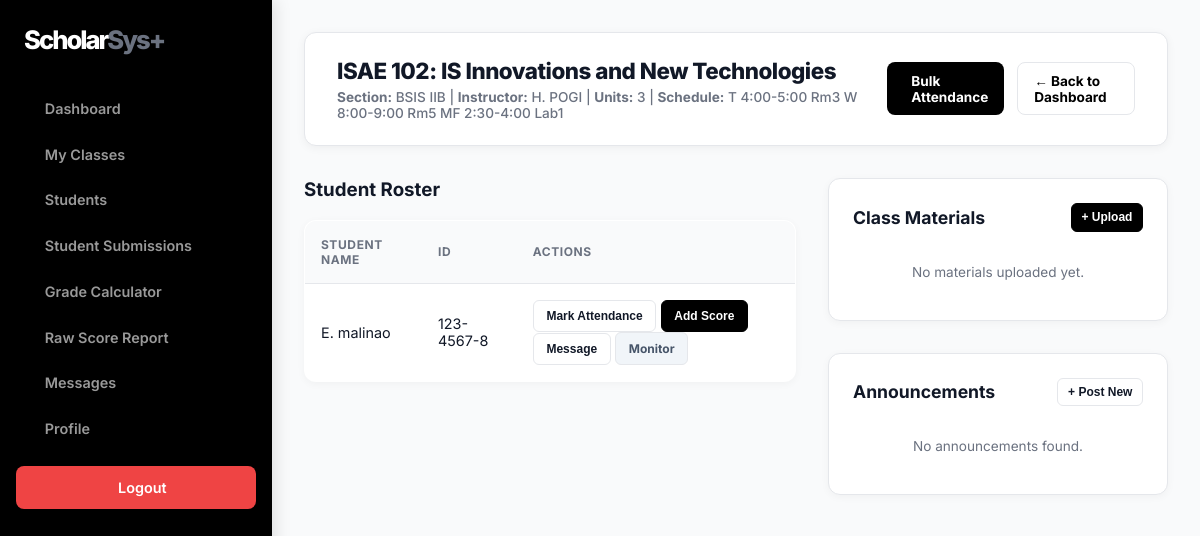
The page /classroom/14/ (signed in) on the database its author committed.
### portal/models.py (models this page shows, shortened)
class Classroom(models.Model):
    name = models.CharField(max_length=100)
    course_number = models.CharField(max_length=20, blank=True)
    section = models.CharField(max_length=50)
    teacher = models.ForeignKey(User, on_delete=models.CASCADE, related_name='classes')
    units = models.IntegerField(default=3)
    schedule = models.TextField(blank=True) # Multi-line schedule info

class UserProfile(models.Model):
    user = models.OneToOneField(User, on_delete=models.CASCADE)
    student_id = models.CharField(max_length=20, blank=True, db_index=True)
    section = models.CharField(max_length=50, blank=True)
    role = models.CharField(max_length=10, choices=[('student', 'Student'), ('teacher', 'Teacher'), ('admin', 'Admin')])
    @property
    def formatted_name(self):
        if self.user.first_name:
            first_initial = self.user.first_name[0].upper()
            if self.user.last_name:
                return f"{first_initial}. {self.user.last_name}"
            return self.user.first_name
        return self.user.username

### portal/views.py (the view)
# urls.py: path('classroom/<int:classroom_id>/', views.classroom_detail, name='classroom_detail'),
@login_required
@role_required(['teacher'])
def classroom_detail(request, classroom_id):
    classroom = get_object_or_404(Classroom, id=classroom_id, teacher=request.user)
    students = User.objects.filter(userprofile__section=classroom.section, userprofile__role='student')
    materials = classroom.materials.all().order_by('-uploaded_at')
    announcements = classroom.announcements.all().order_by('-created_at')
    return render(request, 'portal/classroom_detail.html', {
        'classroom': classroom,
        'students': students,
        'materials': materials,
        'announcements': announcements
    })

### portal/views.py (called while the page is built)
def role_required(allowed_roles):
    def decorator(view_func):
        @wraps(view_func)
        def _wrapped_view(request, *args, **kwargs):
            if not request.user.is_authenticated:
                return redirect('login')
            try:
                profile = request.user.userprofile
            except UserProfile.DoesNotExist:
                messages.error(request, "Your account is missing a profile. Please contact admin.")
                return redirect('login')
            if profile.role not in allowed_roles:
                messages.error(request, "You do not have permission to access that page.")
                return redirect('dashboard')
            return view_func(request, *args, **kwargs)
        return _wrapped_view
    return decorator

### portal/templates/portal/classroom_detail.html (shortened to what this page needs)
{% load static %}
<!DOCTYPE html>
<html lang="en">
<head>
</head>
<body>
    <div class="sidebar">
        <div class="sidebar-header">
            <h2><span style="color: white;">Scholar</span><span style="color: #6b7280;">Sys+</span></h2>
            <button class="burger-menu" id="sidebarBurger">
            </button>
        </div>
        <nav>
            <a href="{% url 'dashboard' %}"> <span>Dashboard</span></a>
            <a href="#"> <span>My Classes</span></a>
            <a href="{% url 'student_list' %}"> <span>Students</span></a>
            <a href="{% url 'submissions_list' %}"> <span>Student Submissions</span></a>
            <a href="{% url 'calculate_grade' %}"> <span>Grade Calculator</span></a>
            <a href="{% url 'raw_scores' %}"> <span>Raw Score Report</span></a>
            <a href="#"> <span>Messages</span></a>
            <a href="#"> <span>Profile</span></a>
            <a href="/logout/" class="logout-btn">
                 <span>Logout</span>
            </a>
        </nav>
    </div>
    <div class="main-content">
        <div class="top-bar">
            <div style="display: flex; align-items: center;">
                <div>
                    <h1 style="margin:0;">{{ classroom.course_number }}: {{ classroom.name }}</h1>
                    <p style="margin: 0.3rem 0 0 0; color: #6b7280; font-size: 0.85rem; font-weight: 500;">
                        <strong>Section:</strong> {{ classroom.section }} |
                        <strong>Instructor:</strong> {{ classroom.teacher.userprofile.formatted_name }} |
                        <strong>Units:</strong> {{ classroom.units }} |
                        <strong>Schedule:</strong> {{ classroom.schedule }}
                    </p>
                </div>
            </div>
            <div style="display: flex; gap: 0.8rem;">
                <a href="{% url 'bulk_attendance' classroom.id %}"
                    style="text-decoration: none; color: white; background: var(--primary-black); font-weight: 700; font-size: 0.85rem; padding: 0.6rem 1rem; border-radius: 8px; display: flex; align-items: center; gap: 0.5rem; transition: 0.2s;">
                     Bulk Attendance
                </a>
                <a href="/dashboard/"
                    style="text-decoration: none; color: var(--primary-black); font-weight: 700; font-size: 0.85rem; padding: 0.6rem 1rem; border: 1px solid var(--border-color); border-radius: 8px; display: flex; align-items: center; gap: 0.5rem; transition: 0.2s;">
                    &larr; Back to Dashboard
                </a>
            </div>
        </div>
        <div style="display: grid; grid-template-columns: 1fr 340px; gap: 2rem;">
            <div>
                <h3 style="margin-top: 0;">Student Roster</h3>
                <table class="student-table">
                    <thead>
                        <tr>
                            <th>Student Name</th>
                            <th>ID</th>
                            <th>Actions</th>
                        </tr>
                    </thead>
                    <tbody>
                        {% for student in students %}
                        <tr>
                            <td>{{ student.userprofile.formatted_name }}</td>
                            <td>{{ student.userprofile.student_id|default:"N/A" }}</td>
                            <td>
                                <button class="action-btn btn-attendance"
                                    onclick="openModal('modal-attendance-{{ student.id }}')">Mark Attendance</button>
                                <button class="action-btn btn-grade" onclick="openModal('modal-grade-{{ student.id }}')">Add
                                    Score</button>
                                <button class="action-btn btn-message"
                                    onclick="openModal('modal-message-{{ student.id }}')">Message</button>
                                <a href="{% url 'student_records' student.id %}" class="action-btn"
                                    style="background:#f1f5f9; color:#475569; text-decoration:none;">Monitor</a>
                            </td>
                        </tr>
                        {% empty %}
                        <tr>
                            <td colspan="3">No students found in section {{ classroom.section }}.</td>
                        </tr>
                        {% endfor %}
                    </tbody>
                </table>
            </div>
            <div style="display: flex; flex-direction: column; gap: 2rem;">
                <div
                    style="background: white; padding: 1.5rem; border-radius: 12px; border: 1px solid var(--border-color); box-shadow: 0 2px 8px rgba(0,0,0,0.04);">
                    <div
                        style="display: flex; justify-content: space-between; align-items: center; margin-bottom: 1rem;">
                        <h3 style="margin: 0; font-size: 1.1rem;">Class Materials</h3>
                        <button onclick="openModal('modal-upload-material')" class="action-btn btn-grade"
                            style="padding: 0.4rem 0.6rem;">+ Upload</button>
                    </div>
                    <div style="display: flex; flex-direction: column; gap: 0.8rem;">
                        {% for material in materials %}
                        <div
                            style="padding: 0.8rem; border-radius: 8px; background: var(--bg-light); border: 1px solid var(--border-color);">
                            <div style="display: flex; align-items: center; gap: 0.6rem; margin-bottom: 0.2rem;">
                                <i class="fa-solid fa-file-pdf" style="color: #ef4444;"></i>
                                <a href="{{ material.file.url }}" target="_blank"
                                    style="font-weight: 700; color: var(--text-main); text-decoration: none; font-size: 0.9rem;">{{
                                    material.title }}</a>
                            </div>
                            <p style="margin: 0; font-size: 0.8rem; color: var(--text-muted);">{{
                                material.uploaded_at|date:"M d, Y" }}</p>
                        </div>
                        {% empty %}
                        <p style="font-size: 0.85rem; color: var(--text-muted); text-align: center; margin: 1rem 0;">No
                            materials uploaded yet.</p>
                        {% endfor %}
                    </div>
                </div>
                <div
                    style="background: white; padding: 1.5rem; border-radius: 12px; border: 1px solid var(--border-color); box-shadow: 0 2px 8px rgba(0,0,0,0.04);">
                    <div
                        style="display: flex; justify-content: space-between; align-items: center; margin-bottom: 1rem;">
                        <h3 style="margin: 0; font-size: 1.1rem;">Announcements</h3>
                        <button onclick="openModal('modal-post-announcement')" class="action-btn btn-attendance"
                            style="padding: 0.4rem 0.6rem;">+ Post New</button>
                    </div>
                    <div style="display: flex; flex-direction: column; gap: 1rem;">
                        {% for announcement in announcements %}
                        <div
                            style="padding: 1rem; border-radius: 8px; border-left: 4px solid {% if announcement.is_priority %}#ef4444{% else %}#000000{% endif %}; background: white; border-top: 1px solid var(--border-color); border-right: 1px solid var(--border-color); border-bottom: 1px solid var(--border-color);">
                            <h4 style="margin: 0 0 0.4rem 0; font-size: 0.95rem;">{{ announcement.title }}</h4>
                            <p
                                style="margin: 0 0 0.6rem 0; font-size: 0.85rem; color: var(--text-main); line-height: 1.4;">
                                {{ announcement.content }}</p>
                            <div style="font-size: 0.75rem; color: var(--text-muted); font-weight: 500;">Posted {{
                                announcement.created_at|date:"M d, h:i A" }}</div>
                        </div>
                        {% empty %}
                        <p style="font-size: 0.85rem; color: var(--text-muted); text-align: center; margin: 1rem 0;">No
                            announcements found.</p>
                        {% endfor %}
                    </div>
                </div>
            </div>
        </div>
</body>
</html>

### portal/templates/portal/classroom_detail.html (style rules this page uses)
:root { --primary-black: #000000; --bg-white: #ffffff; --bg-light: #f9fafb; --text-main: #111827; --text-muted: #6b7280; --border-color: #e5e7eb; }
body { margin: 0; font-family: 'Inter', sans-serif; background-color: var(--bg-light); display: flex; height: 100vh; color: var(--text-main); }
.sidebar { width: 240px; background: var(--primary-black); color: white; padding: 1.5rem 1rem; display: flex; flex-direction: column; box-shadow: 4px 0 15px rgba(0, 0, 0, 0.1); transition: all 0.3s ease; position: relative; z-index: 1000; overflow: hidden; flex-shrink: 0; }
.sidebar .sidebar-header { display: flex; align-items: center; justify-content: space-between; margin-bottom: 2rem; padding: 0 0.5rem; }
.sidebar h2 { font-weight: 800; margin: 0; letter-spacing: -2px; color: white; font-size: 1.6rem; white-space: nowrap; }
.sidebar .burger-menu { background: transparent; color: white; border: none; padding: 0.4rem; cursor: pointer; font-size: 1.1rem; transition: 0.2s; display: flex; align-items: center; justify-content: center; margin-right: 0; }
.sidebar nav { flex: 1; }
.sidebar nav a { color: rgba(255, 255, 255, 0.6); text-decoration: none; display: flex; align-items: center; gap: 0.8rem; padding: 0.8rem 1rem; margin-bottom: 0.2rem; font-weight: 600; border-radius: 8px; transition: 0.2s; font-size: 0.9rem; white-space: nowrap; }
.burger-menu { background: var(--primary-black); color: white; border: none; padding: 0.6rem; border-radius: 8px; cursor: pointer; font-size: 1rem; margin-right: 1.2rem; transition: 0.2s; display: flex; align-items: center; justify-content: center; }
.logout-btn { background: #ef4444; color: white !important; text-decoration: none; padding: 0.8rem; text-align: center; border-radius: 8px; font-weight: 700; margin-top: 1rem; display: flex; align-items: center; justify-content: center; gap: 8px; }
.main-content { flex: 1; padding: 2rem; overflow-y: auto; }
.top-bar { background: white; padding: 1.5rem 2rem; border-radius: 12px; box-shadow: 0 2px 10px rgba(0, 0, 0, 0.05); margin-bottom: 2rem; display: flex; justify-content: space-between; align-items: center; border: 1px solid var(--border-color); }
.top-bar h1 { margin: 0; font-size: 1.4rem; font-weight: 800; color: var(--text-main); letter-spacing: -0.5px; }
.student-table { width: 100%; border-collapse: collapse; background: white; border-radius: 12px; overflow: hidden; box-shadow: 0 2px 8px rgba(0, 0, 0, 0.04); border: 1px solid var(--border-color); }
.student-table th, .student-table td { padding: 1rem; text-align: left; border-bottom: 1px solid var(--border-color); }
.student-table th { background: var(--bg-light); color: var(--text-muted); font-weight: 700; text-transform: uppercase; font-size: 0.75rem; letter-spacing: 0.05em; }
.student-table td { font-size: 0.9rem; }
.action-btn { padding: 0.5rem 0.8rem; border-radius: 6px; border: 1px solid var(--border-color); cursor: pointer; font-weight: 700; font-size: 0.75rem; transition: 0.2s; text-decoration: none; display: inline-flex; align-items: center; gap: 4px; }
.btn-attendance { background: white; color: var(--text-main); }
.btn-grade { background: var(--primary-black); color: white; border-color: var(--primary-black); }
.btn-message { background: white; color: var(--text-main); }

### rows shown on the page
Classroom: course_number "ISAE 102", name "IS Innovations and New Technologies", section "BSIS IIB", teacher.userprofile.formatted_name "H. POGI", units "3", schedule "T 4:00-5:00 Rm3 W 8:00-9:00 Rm5 MF 2:30-4:00 Lab1"

### other values the page prints
{{ student.userprofile.formatted_name }} "E. malinao"
{{ student.userprofile.student_id|default:"N/A" }} "123-4567-8"
